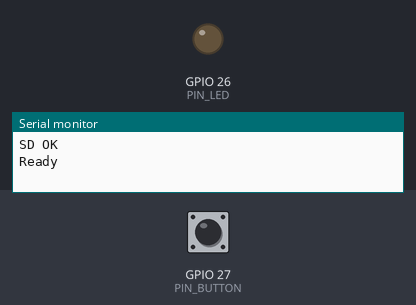
Simulated run of this sketch. Board: ESP32. Shown: output pins drawn as LEDs (lit = HIGH), the last lines printed to the serial monitor. The test bench sets the inputs (shaded band); at power-on: GPIO 27 (PIN_BUTTON) HIGH. I2S audio is not simulated (input reads silence); storage starts empty.

Above: at 1.8 s.
1.9 s: GPIO 27 (PIN_BUTTON) pulled LOW for 0.15 s
At 2.8 s:
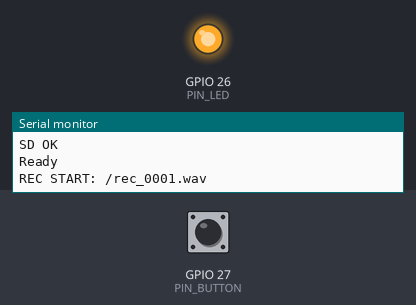
3.5 s: GPIO 27 (PIN_BUTTON) pulled LOW for 1 s
At 4.6 s:
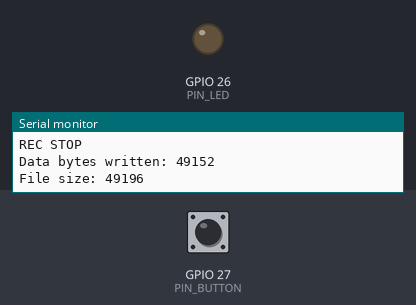
6.0 s: GPIO 27 (PIN_BUTTON) pulled LOW for 3.2 s
At 7.2 s:
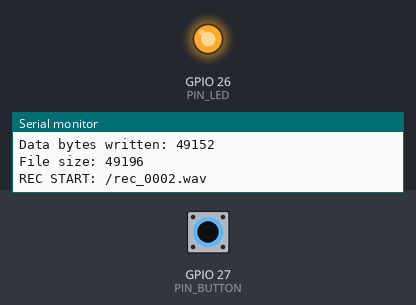
Timing chart, 0 to 9.0 s (numbered marks = the images above; inputs shaded):
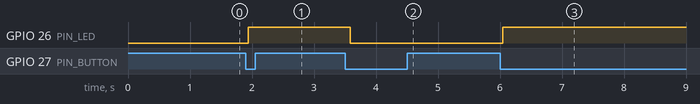

Measured:
- after the input at 1.9 s, GPIO 26 (PIN_LED): LOW → HIGH at once
- after the input at 3.5 s, GPIO 26 (PIN_LED): HIGH → LOW after 0.08 s
- after the input at 6.0 s, GPIO 26 (PIN_LED): LOW → HIGH at once

The sketch:

microphone_ut_1.ino
```cpp
/*
  ESP32 WAV Recorder (Analog mic on GPIO36 + SD card + toggle button + LED)

  Your wiring
  - LED     -> GPIO26 (through 330Ω to GND, or LED+res to 3V3 depending on your wiring)
  - Button  -> GPIO27 to GND (uses INPUT_PULLUP)
  - Mic OUT -> GPIO36 (ADC1_CH0). MAX4466 powered from 3V3 + GND
  - SD SPI  -> MOSI=23, MISO=19, SCK=18, CS=5 (SD module powered from 3V3)

  Behavior
  - Press button once  -> start recording (LED ON)
  - Press again        -> stop recording (LED OFF), finalize WAV, close file
*/

#include <Arduino.h>
#include <SPI.h>
#include <SD.h>
#include "driver/i2s.h"
#include "driver/adc.h"

// ---------------- Pins ----------------
static const int PIN_LED     = 26;
static const int PIN_BUTTON  = 27;   // to GND, uses INPUT_PULLUP

static const int PIN_SD_MOSI = 23;
static const int PIN_SD_MISO = 19;
static const int PIN_SD_SCK  = 18;
static const int PIN_SD_CS   = 5;

// Analog mic on GPIO36 => ADC1_CHANNEL_0
static const adc1_channel_t MIC_ADC_CH = ADC1_CHANNEL_0;

// ---------------- Audio settings ----------------
static const uint32_t SAMPLE_RATE_HZ   = 16000;  // stable for crowd audio + smaller files
static const uint16_t BITS_PER_SAMPLE  = 16;
static const uint16_t CHANNELS         = 1;

// I2S/ADC settings
static const i2s_port_t I2S_PORT = I2S_NUM_0;

// Buffer sizes
static const size_t I2S_SAMPLES_PER_READ = 1024; // samples
static const size_t I2S_BYTES_PER_READ   = I2S_SAMPLES_PER_READ * sizeof(uint16_t);

// ---------------- State ----------------
static bool recording = false;
static File wavFile;
static uint32_t dataBytesWritten = 0;
static char currentName[24] = {0};

// ---------------- Helpers: button edge + debounce ----------------
static bool button_pressed_edge() {
  // INPUT_PULLUP: released=HIGH, pressed=LOW
  static uint8_t lastStable = HIGH;
  static uint8_t lastRead   = HIGH;
  static uint32_t lastChangeMs = 0;

  const uint8_t now = digitalRead(PIN_BUTTON);

  if (now != lastRead) {
    lastRead = now;
    lastChangeMs = millis();
  }

  // debounce window
  if (millis() - lastChangeMs >= 30) {
    if (lastStable != lastRead) {
      lastStable = lastRead;
      if (lastStable == LOW) return true; // falling edge = press
    }
  }
  return false;
}

// ---------------- WAV header ----------------
static void write_wav_header_placeholder(File &f) {
  // 44-byte header, sizes patched on stop
  uint8_t hdr[44] = {0};

  auto w32 = [&](int idx, uint32_t v) {
    hdr[idx + 0] = (uint8_t)(v & 0xFF);
    hdr[idx + 1] = (uint8_t)((v >> 8) & 0xFF);
    hdr[idx + 2] = (uint8_t)((v >> 16) & 0xFF);
    hdr[idx + 3] = (uint8_t)((v >> 24) & 0xFF);
  };
  auto w16 = [&](int idx, uint16_t v) {
    hdr[idx + 0] = (uint8_t)(v & 0xFF);
    hdr[idx + 1] = (uint8_t)((v >> 8) & 0xFF);
  };

  // RIFF
  hdr[0] = 'R'; hdr[1] = 'I'; hdr[2] = 'F'; hdr[3] = 'F';
  w32(4, 36); // placeholder (36 + dataBytes)
  hdr[8] = 'W'; hdr[9] = 'A'; hdr[10] = 'V'; hdr[11] = 'E';

  // fmt chunk
  hdr[12] = 'f'; hdr[13] = 'm'; hdr[14] = 't'; hdr[15] = ' ';
  w32(16, 16);              // PCM fmt chunk size
  w16(20, 1);               // audio format 1 = PCM
  w16(22, CHANNELS);
  w32(24, SAMPLE_RATE_HZ);
  uint32_t byteRate = SAMPLE_RATE_HZ * CHANNELS * (BITS_PER_SAMPLE / 8);
  w32(28, byteRate);
  uint16_t blockAlign = CHANNELS * (BITS_PER_SAMPLE / 8);
  w16(32, blockAlign);
  w16(34, BITS_PER_SAMPLE);

  // data chunk
  hdr[36] = 'd'; hdr[37] = 'a'; hdr[38] = 't'; hdr[39] = 'a';
  w32(40, 0); // placeholder data size

  f.write(hdr, sizeof(hdr));
}

static void patch_wav_sizes(File &f, uint32_t dataBytes) {
  // file size at offset 4 = 36 + dataBytes
  uint32_t riffSize = 36 + dataBytes;
  f.seek(4);
  f.write((uint8_t*)&riffSize, 4);

  // data size at offset 40
  f.seek(40);
  f.write((uint8_t*)&dataBytes, 4);

  f.flush();
}

// ---------------- File naming ----------------
static bool next_filename(char *out, size_t outLen) {
  // Find next free /rec_0001.wav ... /rec_9999.wav
  for (int i = 1; i <= 9999; i++) {
    snprintf(out, outLen, "/rec_%04d.wav", i);
    if (!SD.exists(out)) return true;
  }
  return false;
}

// ---------------- I2S ADC init ----------------
static bool i2s_adc_init() {
  // Configure ADC
  adc1_config_width(ADC_WIDTH_BIT_12);
  adc1_config_channel_atten(MIC_ADC_CH, ADC_ATTEN_DB_11); // larger range
  // Optional: also set Arduino attenuation (helps consistency)
  analogSetPinAttenuation(36, ADC_11db);

  // I2S config for ADC
  i2s_config_t cfg = {};
  cfg.mode = (i2s_mode_t)(I2S_MODE_MASTER | I2S_MODE_RX | I2S_MODE_ADC_BUILT_IN);
  cfg.sample_rate = SAMPLE_RATE_HZ;
  cfg.bits_per_sample = I2S_BITS_PER_SAMPLE_16BIT;
  cfg.channel_format = I2S_CHANNEL_FMT_ONLY_LEFT;
  cfg.communication_format = I2S_COMM_FORMAT_I2S_MSB;
  cfg.intr_alloc_flags = ESP_INTR_FLAG_LEVEL1;
  cfg.dma_buf_count = 6;
  cfg.dma_buf_len = 512;
  cfg.use_apll = false;
  cfg.tx_desc_auto_clear = false;
  cfg.fixed_mclk = 0;

  if (i2s_driver_install(I2S_PORT, &cfg, 0, NULL) != ESP_OK) return false;

  // Route ADC1 channel into I2S
  if (i2s_set_adc_mode(ADC_UNIT_1, MIC_ADC_CH) != ESP_OK) return false;

  // ADC from I2S needs this
  i2s_adc_enable(I2S_PORT);

  // Prime
  i2s_zero_dma_buffer(I2S_PORT);
  return true;
}

// Convert I2S ADC samples to signed 16-bit PCM centered around 0
static inline int16_t adc_to_pcm(uint16_t s) {
  // ESP32 ADC via I2S comes in 16-bit words where useful 12-bit is in the high bits.
  uint16_t adc12 = (s >> 4) & 0x0FFF;      // 0..4095
  int32_t centered = (int32_t)adc12 - 2048; // roughly center
  // scale to 16-bit
  int32_t pcm = centered << 4; // 12->16 bit
  if (pcm > 32767) pcm = 32767;
  if (pcm < -32768) pcm = -32768;
  return (int16_t)pcm;
}

// ---------------- Recording control ----------------
static void start_recording() {
  if (recording) return;

  if (!next_filename(currentName, sizeof(currentName))) {
    Serial.println("ERR: No free filename");
    return;
  }

  wavFile = SD.open(currentName, FILE_WRITE);
  if (!wavFile) {
    Serial.println("ERR: open file failed");
    return;
  }

  dataBytesWritten = 0;
  write_wav_header_placeholder(wavFile);

  digitalWrite(PIN_LED, HIGH);
  recording = true;

  Serial.print("REC START: ");
  Serial.println(currentName);
}

static void stop_recording() {
  if (!recording) return;

  recording = false;
  digitalWrite(PIN_LED, LOW);

  // finalize header
  patch_wav_sizes(wavFile, dataBytesWritten);
  wavFile.close();

  Serial.println("REC STOP");
  Serial.print("Data bytes written: ");
  Serial.println(dataBytesWritten);
  Serial.print("File size: ");
  Serial.println((uint32_t)(dataBytesWritten + 44));
}

static void stream_audio_to_sd() {
  static uint16_t i2sBuf[I2S_SAMPLES_PER_READ];
  static int16_t  pcmBuf[I2S_SAMPLES_PER_READ];

  size_t bytesRead = 0;
  esp_err_t ok = i2s_read(I2S_PORT, (void*)i2sBuf, I2S_BYTES_PER_READ, &bytesRead, portMAX_DELAY);
  if (ok != ESP_OK || bytesRead == 0) return;

  const size_t samples = bytesRead / sizeof(uint16_t);

  for (size_t i = 0; i < samples; i++) {
    pcmBuf[i] = adc_to_pcm(i2sBuf[i]);
  }

  if (wavFile) {
    size_t written = wavFile.write((uint8_t*)pcmBuf, samples * sizeof(int16_t));
    dataBytesWritten += written;
  }

  // stop on press while recording
  if (button_pressed_edge()) {
    Serial.println("STOP PRESS DETECTED");
    stop_recording();
  }
}

// ---------------- Setup / loop ----------------
void setup() {
  Serial.begin(115200);
  delay(600);

  pinMode(PIN_LED, OUTPUT);
  digitalWrite(PIN_LED, LOW);

  pinMode(PIN_BUTTON, INPUT_PULLUP);

  Serial.println();
  Serial.println("ESP32 SD WAV Recorder, press button to start, press again to stop");

  // SD init
  SPI.begin(PIN_SD_SCK, PIN_SD_MISO, PIN_SD_MOSI, PIN_SD_CS);

  // try slower first, then faster (some modules hate high speed)
  if (!SD.begin(PIN_SD_CS, SPI, 1000000)) {
    Serial.println("ERR: SD.begin failed at 1MHz");
    if (!SD.begin(PIN_SD_CS, SPI, 4000000)) {
      Serial.println("ERR: SD.begin failed at 4MHz");
      Serial.println("Fix SD wiring, 3V3 power, FAT32 format");
      while (true) delay(500);
    }
  }

  Serial.println("SD OK");

  // I2S ADC init
  if (!i2s_adc_init()) {
    Serial.println("ERR: I2S/ADC init failed");
    while (true) delay(500);
  }

  Serial.println("Ready");
}

void loop() {
  if (!recording) {
    if (button_pressed_edge()) {
      start_recording();
    }
    delay(5);
    return;
  }

  stream_audio_to_sd(); // stops itself on button press
}
```
